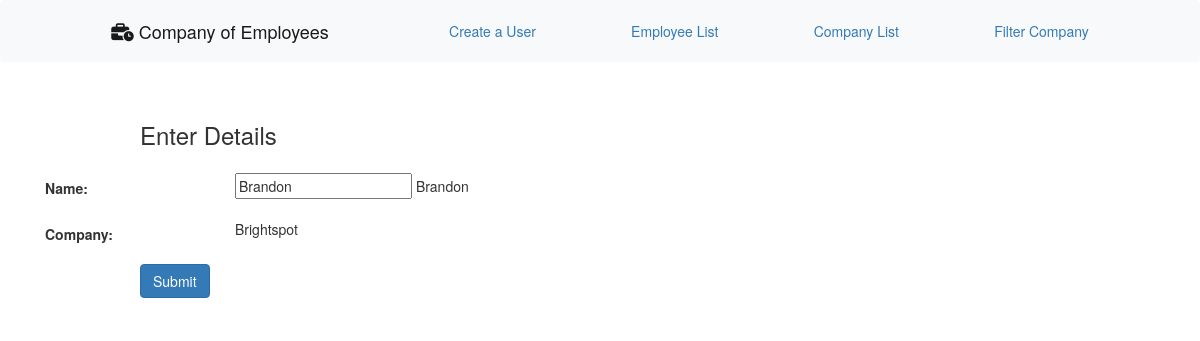
Screenshot of /employee/update/4 with the database file from the repository.
### employee/models.py (models this page shows, shortened)
class Employee(models.Model):
    user = models.OneToOneField(User, on_delete=models.CASCADE)
    company = models.ForeignKey(Company, on_delete=models.CASCADE, null=True)
    class Meta:
        db_table = "employee"

class Company(models.Model):
    cname = models.CharField(max_length=100)
    def __str__(self):
         return self.cname
    class Meta:
        db_table = "company"

### employee/views.py (the view)
# urls.py: path('employee/update/<int:id>', views.update),
def update(request, id):
    employee = Employee.objects.get(id=id)
    return render(request, 'index copy.html', {'employee': employee})

### employee/templates/index copy.html (shortened to what this page needs)
{% extends 'landing/base.html' %}
{% block content %}
<!DOCTYPE html>
<html lang="en">
<head>
    {% load static %}
    <link rel="stylesheet" href="https://maxcdn.bootstrapcdn.com/bootstrap/3.4.0/css/bootstrap.min.css">
</head>
<body>
<form method="POST" class="post-form" action="/show">
    <div class="container">
<br>
    <div class="form-group row">
    <label class="col-sm-1 col-form-label"></label>
    <div class="col-sm-4">
    <h3>Enter Details</h3>
    </div>
  </div>
    <div class="form-group row">
      <label class="col-sm-2 col-form-label">Name:</label>
    <div class="col-sm-4">
      <input type="text" name="first_name" id="id_id" required maxlength="20" value="{{ employee.user.first_name }}"/>
      {{ employee.user.first_name }}
    </div>
  </div>
  <div class="form-group row">
  <label class="col-sm-2 col-form-label">Company:</label>
  <div class="col-sm-4">
    {{ employee.company }}
  </div>
  </div>
    <div class="form-group row">
    <label class="col-sm-1 col-form-label"></label>
    <div class="col-sm-4">
    <button type="submit" class="btn btn-primary">Submit</button>
    </div>
  </div>
    </div>
</form>
</body>
</html>
{% endblock content %}

### rows the page displays
Employee: first_name "Brandon", user.first_name "Brandon", company "Brightspot"
